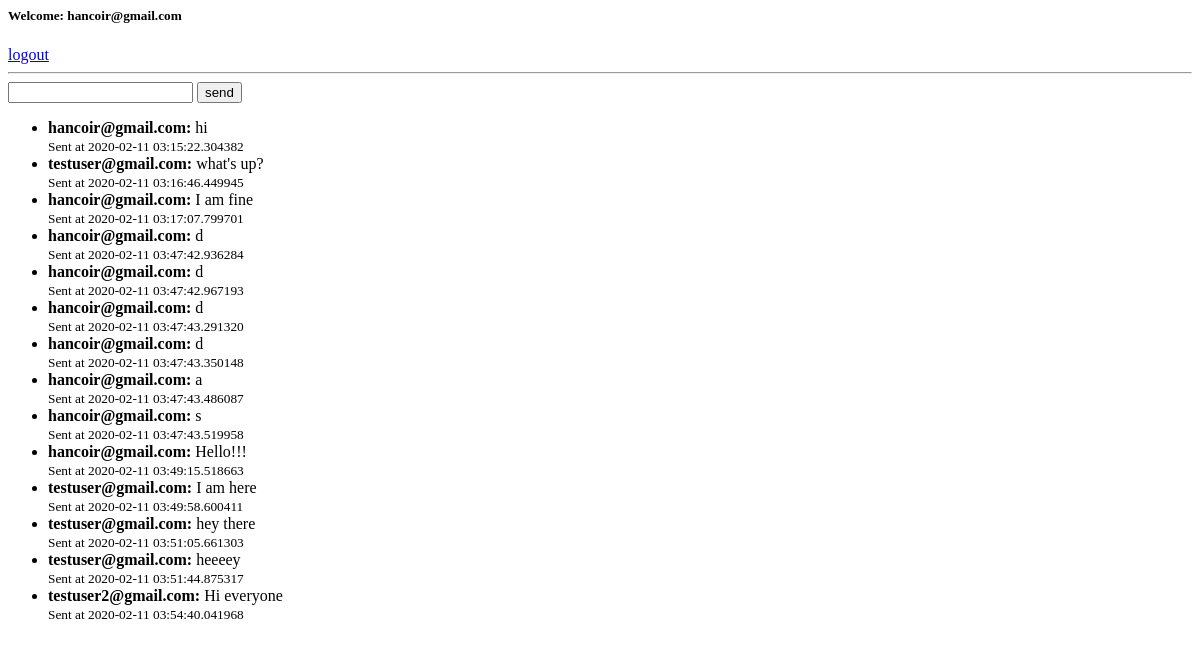
Page /chat (signed in) on the earlier database version.
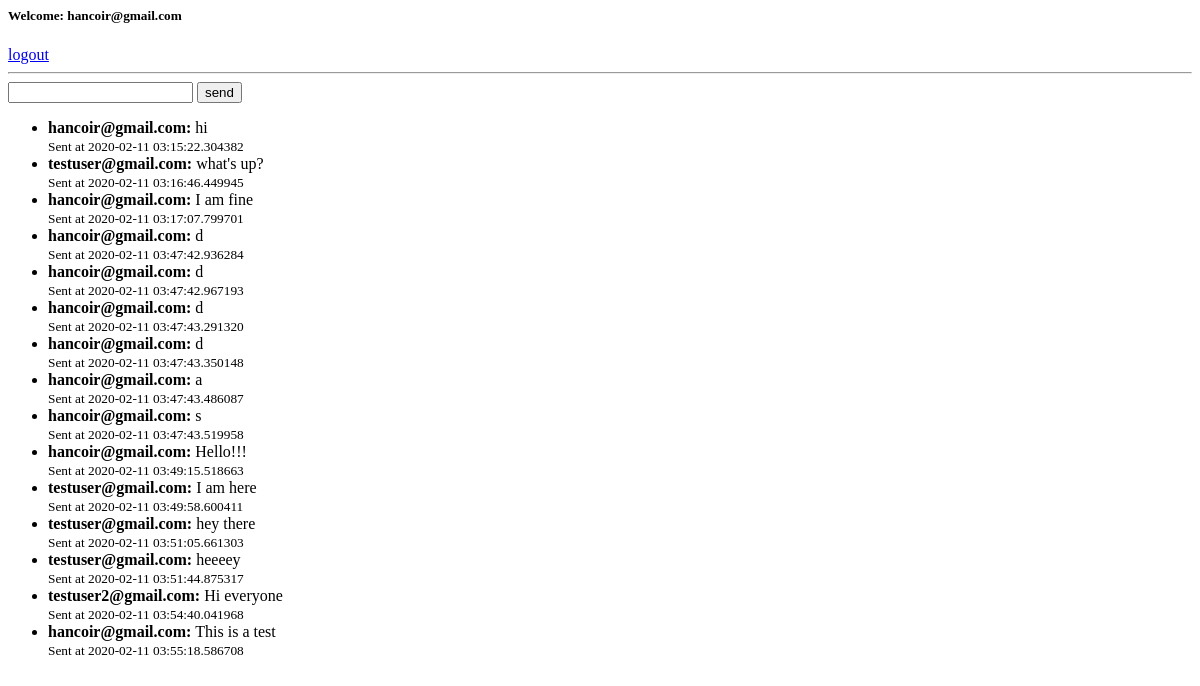
Same page on the later database version.
### app/models/user.py (models this page shows, shortened)
class User(DB.Model):
    id = DB.Column(DB.Integer, primary_key=True)
    email = DB.Column(DB.String(120), unique=True, nullable=False)
    password_hash = DB.Column(DB.String(128))

### app/models/message.py (models this page shows)
class Message(DB.Model):
    id = DB.Column(DB.Integer, primary_key=True)
    data = DB.Column(DB.String(1000))
    user_id = DB.Column(DB.Integer, DB.ForeignKey('user.id'), nullable=False)
    room_id = DB.Column(DB.Integer, DB.ForeignKey('room.id'), nullable=False)
    user = DB.relationship('User')
    room = DB.relationship('Room')
    posted_at = DB.Column(DB.DateTime, nullable=False, default=datetime.utcnow)

### app/handlers/room.py (the view)
@APP.route("/chat", methods=['POST', 'GET'])
@login_required
def chat():
    from app.models.user import User
    from app.models.room import Room
    from app.models.message import Message
    default_room = Room.query.all()[0]
    messages = Message.query.filter_by(
        room=default_room).order_by(-Message.posted_at).limit(50).all()
    print('************')
    print(messages)
    for msg in messages:
        print(msg.data, msg.posted_at)
    return render_template('chat.html', messages=messages)

### app/loaders.py (called while the page is built)
@login_manager.user_loader
def load_user(user_id):
    obj_user = UserModel.query.filter_by(email=user_id).first()
    if obj_user:
        return User(obj_user.email, obj_user.email)
    else:
        None

### templates/chat.html (shortened to what this page needs)
<html>
<head></head>
<body>
    <h5>Welcome: {{ current_user.email }}</h5>
    <a href="/logout">logout</a>
    <hr>
    <input type="text" id="message" />
    <button type="button" id="sendMessage">send</button>
    <ul id="messages">
        {% if messages | length > 0  %}
            {% for message in messages %}
                <li>
                    <strong>{{message.user.email}}: </strong> {{ message.data }}<br/>
                    <small> Sent at {{message.posted_at }} </small>
                </li>
            {% endfor %}
        {% endif %}
    </ul>
</body>
</html>

Differences in the rows shown:
added Message: user.email "hancoir@gmail.com", data "This is a test", posted_at "2020-02-11 03:55:18.586708"
